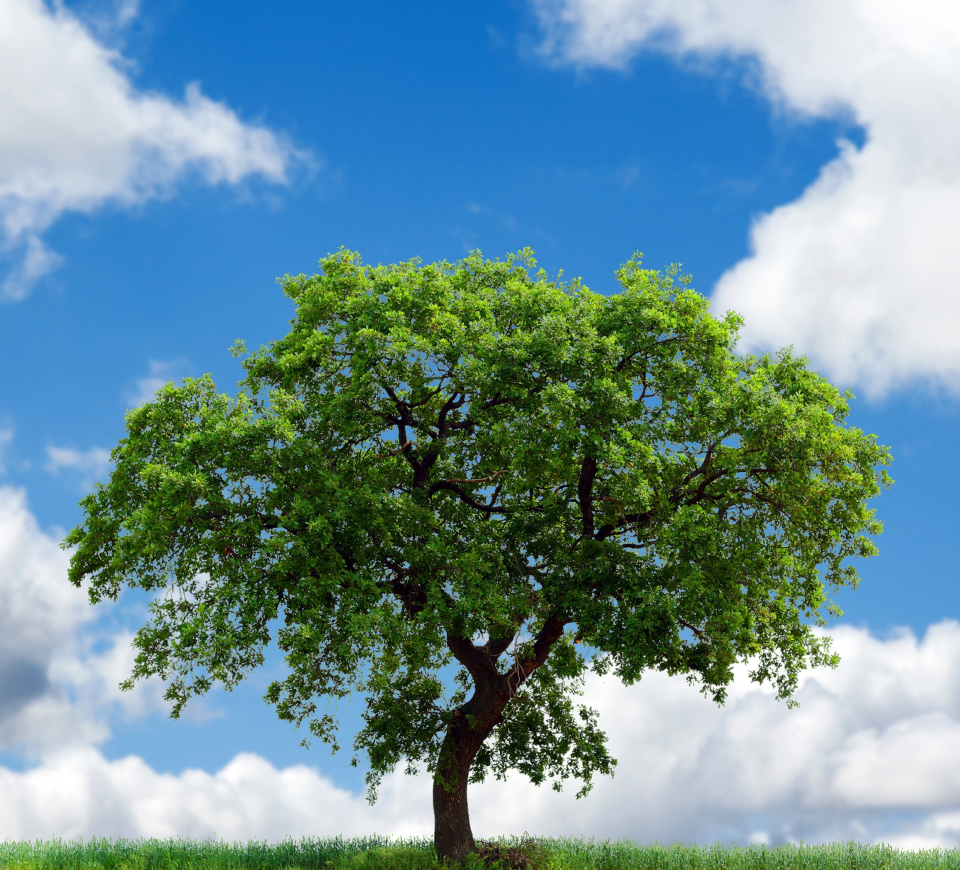
#> input picture tkinter/ai/grayscale image opencv/tree.jpg, 1920 x 1739 px (shown at 1/2 size)
$ python grayscale.py
#> lines starting #> are read from the running program, lines starting #| are printed output that depends on the picture
import cv2
image = cv2.imread('tree.jpg')
#> image is the input picture: shape (1739, 1920, 3); mean B, G, R 151.9, 144.8, 109
grayimage = cv2.cvtColor(image, cv2.COLOR_BGR2GRAY)
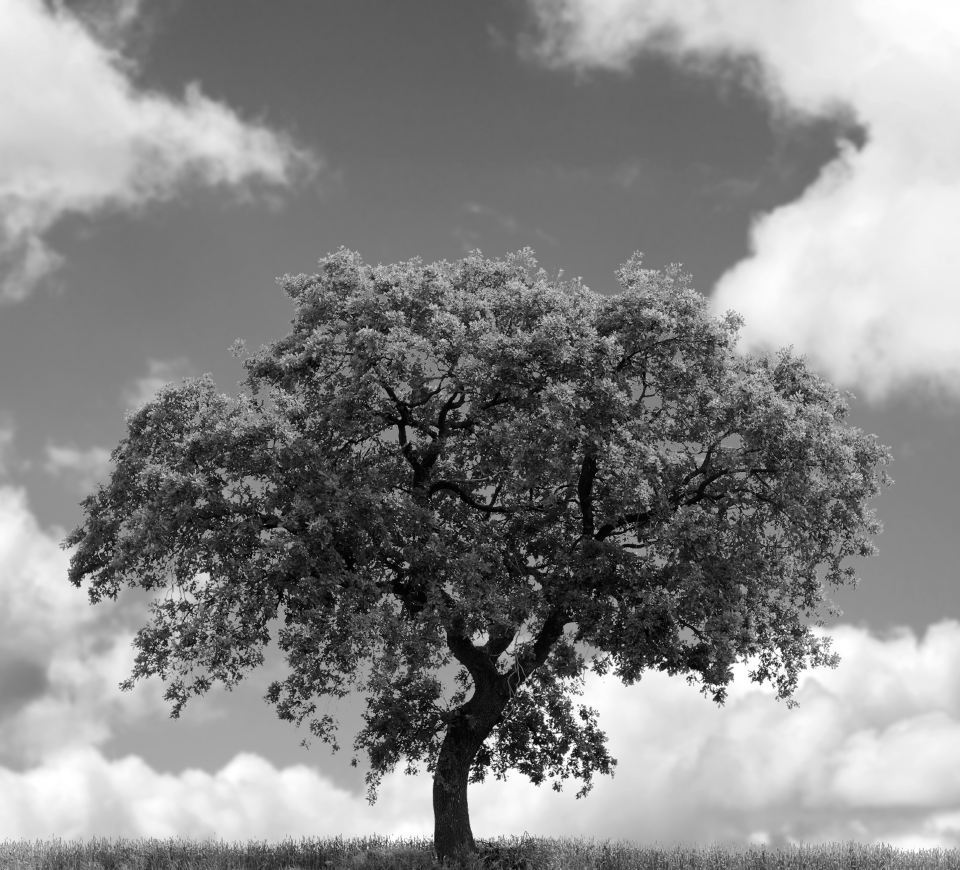
#> grayimage: shape (1739, 1920) (shown at 1/2 size); min 0, max 255, mean 134.9
resizedimage = cv2.resize(grayimage, (500,500))
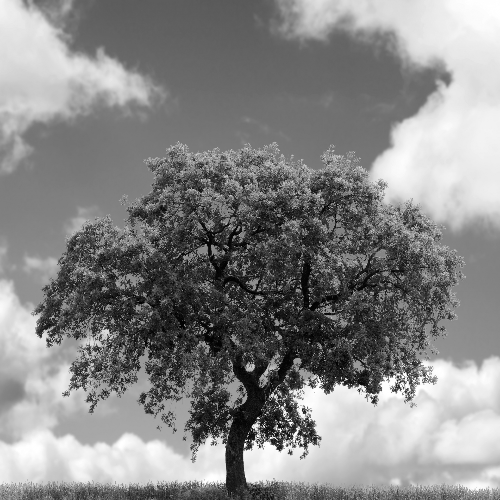
#> resizedimage: shape (500, 500); min 0, max 255, mean 134.9
cv2.imshow('Resized Image', resizedimage)
key = cv2.waitKey(0)
#> (key Esc is pressed here)
if key == ord('s'):
    cv2.imwrite('grayscale_processed_image.jpg', resizedimage)
    print('Image saved as grayscale_preocessed_image.jpg ')
else:
    print('Error image not saved')
cv2.destroyAllWindows()
print(f"Processed dimensions = {resizedimage}")
#> (printed output is left out)
